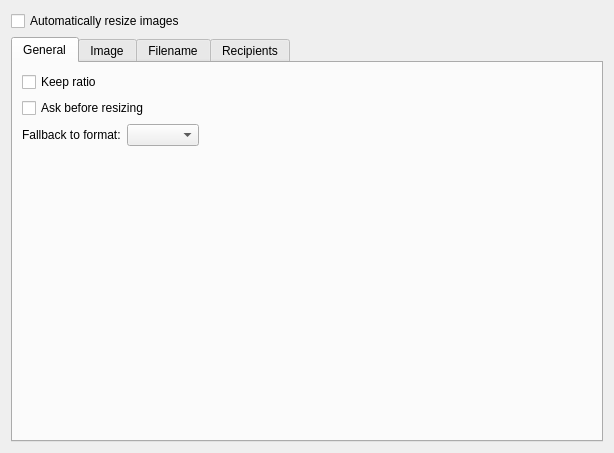
<?xml version="1.0" encoding="UTF-8"?>
<ui version="4.0">
 <class>ImageScalingWidget</class>
 <widget class="QWidget" name="ImageScalingWidget">
  <property name="geometry">
   <rect>
    <x>0</x>
    <y>0</y>
    <width>614</width>
    <height>453</height>
   </rect>
  </property>
  <layout class="QVBoxLayout" name="verticalLayout">
   <item>
    <widget class="QCheckBox" name="enabledAutoResize">
     <property name="text">
      <string>Automatically resize images</string>
     </property>
    </widget>
   </item>
   <item>
    <widget class="QTabWidget" name="tabWidget">
     <property name="currentIndex">
      <number>0</number>
     </property>
     <widget class="QWidget" name="tab">
      <attribute name="title">
       <string>General</string>
      </attribute>
      <layout class="QGridLayout" name="gridLayout_4">
       <item row="0" column="0">
        <widget class="QCheckBox" name="KeepImageRatio">
         <property name="text">
          <string>Keep ratio</string>
         </property>
        </widget>
       </item>
       <item row="1" column="0">
        <widget class="QCheckBox" name="AskBeforeResizing">
         <property name="text">
          <string>Ask before resizing</string>
         </property>
        </widget>
       </item>
       <item row="2" column="0">
        <layout class="QHBoxLayout" name="horizontalLayout">
         <item>
          <widget class="QLabel" name="label">
           <property name="text">
            <string>Fallback to format:</string>
           </property>
          </widget>
         </item>
         <item>
          <widget class="KComboBox" name="WriteToImageFormat"/>
         </item>
        </layout>
       </item>
       <item row="2" column="1">
        <spacer name="horizontalSpacer">
         <property name="orientation">
          <enum>Qt::Horizontal</enum>
         </property>
         <property name="sizeHint" stdset="0">
          <size>
           <width>350</width>
           <height>20</height>
          </size>
         </property>
        </spacer>
       </item>
       <item row="3" column="1">
        <spacer name="verticalSpacer">
         <property name="orientation">
          <enum>Qt::Vertical</enum>
         </property>
         <property name="sizeHint" stdset="0">
          <size>
           <width>20</width>
           <height>40</height>
          </size>
         </property>
        </spacer>
       </item>
      </layout>
     </widget>
     <widget class="QWidget" name="tab_2">
      <attribute name="title">
       <string>Image</string>
      </attribute>
      <layout class="QVBoxLayout" name="verticalLayout_2">
       <item>
        <widget class="QCheckBox" name="ReduceImageToMaximum">
         <property name="text">
          <string>Reduce image to maximum dimension:</string>
         </property>
        </widget>
       </item>
       <item>
        <layout class="QFormLayout" name="formLayout">
         <property name="fieldGrowthPolicy">
          <enum>QFormLayout::ExpandingFieldsGrow</enum>
         </property>
         <item row="0" column="0">
          <layout class="QVBoxLayout" name="verticalLayout_4">
           <item>
            <widget class="QLabel" name="label_2">
             <property name="text">
              <string>Maximum width:</string>
             </property>
            </widget>
           </item>
           <item>
            <widget class="QLabel" name="label_3">
             <property name="text">
              <string>Maximum height:</string>
             </property>
            </widget>
           </item>
          </layout>
         </item>
         <item row="0" column="1">
          <layout class="QGridLayout" name="gridLayout_2">
           <item row="0" column="0">
            <widget class="KComboBox" name="CBMaximumWidth"/>
           </item>
           <item row="2" column="0">
            <widget class="KComboBox" name="CBMaximumHeight"/>
           </item>
           <item row="0" column="1">
            <widget class="KIntSpinBox" name="customMaximumWidth">
             <property name="suffix">
              <string> px</string>
             </property>
             <property name="minimum">
              <number>1</number>
             </property>
             <property name="maximum">
              <number>999999</number>
             </property>
            </widget>
           </item>
           <item row="2" column="1">
            <widget class="KIntSpinBox" name="customMaximumHeight">
             <property name="suffix">
              <string> px</string>
             </property>
             <property name="minimum">
              <number>1</number>
             </property>
             <property name="maximum">
              <number>999999</number>
             </property>
            </widget>
           </item>
          </layout>
         </item>
        </layout>
       </item>
       <item>
        <widget class="QCheckBox" name="EnlargeImageToMinimum">
         <property name="text">
          <string>Enlarge image to minimum dimension</string>
         </property>
        </widget>
       </item>
       <item>
        <layout class="QFormLayout" name="formLayout_2">
         <item row="0" column="0">
          <layout class="QVBoxLayout" name="verticalLayout_5">
           <item>
            <widget class="QLabel" name="label_4">
             <property name="text">
              <string>Minimum width:</string>
             </property>
            </widget>
           </item>
           <item>
            <widget class="QLabel" name="label_5">
             <property name="text">
              <string>Minimum height:</string>
             </property>
            </widget>
           </item>
          </layout>
         </item>
         <item row="0" column="1">
          <layout class="QGridLayout" name="gridLayout_3">
           <item row="0" column="0">
            <widget class="KComboBox" name="CBMinimumWidth"/>
           </item>
           <item row="2" column="0">
            <widget class="KComboBox" name="CBMinimumHeight"/>
           </item>
           <item row="0" column="1">
            <widget class="KIntSpinBox" name="customMinimumWidth">
             <property name="suffix">
              <string> px</string>
             </property>
             <property name="minimum">
              <number>1</number>
             </property>
             <property name="maximum">
              <number>999999</number>
             </property>
            </widget>
           </item>
           <item row="2" column="1">
            <widget class="KIntSpinBox" name="customMinimumHeight">
             <property name="suffix">
              <string> px</string>
             </property>
             <property name="minimum">
              <number>1</number>
             </property>
             <property name="maximum">
              <number>999999</number>
             </property>
            </widget>
           </item>
          </layout>
         </item>
        </layout>
       </item>
       <item>
        <layout class="QHBoxLayout" name="horizontalLayout_2">
         <item>
          <widget class="QCheckBox" name="skipImageSizeLower">
           <property name="text">
            <string>Skip image whose size of the source file is lower than:</string>
           </property>
          </widget>
         </item>
         <item>
          <widget class="KIntSpinBox" name="imageSize">
           <property name="suffix">
            <string> KiB</string>
           </property>
           <property name="maximum">
            <number>99999</number>
           </property>
          </widget>
         </item>
        </layout>
       </item>
       <item>
        <spacer name="verticalSpacer_2">
         <property name="orientation">
          <enum>Qt::Vertical</enum>
         </property>
         <property name="sizeHint" stdset="0">
          <size>
           <width>20</width>
           <height>40</height>
          </size>
         </property>
        </spacer>
       </item>
      </layout>
     </widget>
     <widget class="QWidget" name="tab_3">
      <attribute name="title">
       <string>Filename</string>
      </attribute>
      <layout class="QVBoxLayout" name="verticalLayout_3">
       <item>
        <widget class="QGroupBox" name="filterSourceGroupBox">
         <property name="title">
          <string>Source filter</string>
         </property>
         <layout class="QVBoxLayout" name="verticalLayout_6">
          <item>
           <widget class="QRadioButton" name="notFilterFilename">
            <property name="text">
             <string>Do not filter (All files are included)</string>
            </property>
            <property name="checked">
             <bool>true</bool>
            </property>
           </widget>
          </item>
          <item>
           <widget class="QRadioButton" name="includeFilesWithPattern">
            <property name="text">
             <string>Include all files whose names contains one of the patterns</string>
            </property>
           </widget>
          </item>
          <item>
           <widget class="QRadioButton" name="excludeFilesWithPattern">
            <property name="text">
             <string>Exclude all files whose names contains one of the patterns</string>
            </property>
           </widget>
          </item>
          <item>
           <layout class="QHBoxLayout" name="horizontalLayout_3">
            <item>
             <widget class="QLabel" name="patternLabel">
              <property name="text">
               <string>Pattern:</string>
              </property>
             </widget>
            </item>
            <item>
             <widget class="KLineEdit" name="pattern">
              <property name="whatsThis">
               <string>This line allows to define several pattern. Separate them with ';'.</string>
              </property>
              <property name="clickMessage">
               <string>Specify patterns separate with ';'</string>
              </property>
              <property name="showClearButton" stdset="0">
               <bool>true</bool>
              </property>
             </widget>
            </item>
           </layout>
          </item>
         </layout>
        </widget>
       </item>
       <item>
        <widget class="QGroupBox" name="groupBox_2">
         <property name="title">
          <string>Image Format</string>
         </property>
         <layout class="QVBoxLayout" name="verticalLayout_9">
          <item>
           <widget class="QCheckBox" name="resizeImageWithFormats">
            <property name="text">
             <string>Resize all images with one of these formats</string>
            </property>
           </widget>
          </item>
          <item>
           <widget class="MessageComposer::ImageScalingSelectFormat" name="resizeImageWithFormatsType" native="true"/>
          </item>
         </layout>
        </widget>
       </item>
       <item>
        <widget class="QGroupBox" name="groupBox">
         <property name="title">
          <string>Resize filename</string>
         </property>
         <layout class="QGridLayout" name="gridLayout">
          <item row="3" column="0">
           <spacer name="verticalSpacer_3">
            <property name="orientation">
             <enum>Qt::Vertical</enum>
            </property>
            <property name="sizeHint" stdset="0">
             <size>
              <width>20</width>
              <height>40</height>
             </size>
            </property>
           </spacer>
          </item>
          <item row="1" column="0">
           <widget class="KLineEdit" name="renameResizedImagePattern">
            <property name="showClearButton" stdset="0">
             <bool>true</bool>
            </property>
           </widget>
          </item>
          <item row="0" column="0">
           <widget class="QCheckBox" name="renameResizedImage">
            <property name="text">
             <string>Rename resized images with following pattern:</string>
            </property>
           </widget>
          </item>
          <item row="1" column="1">
           <widget class="QLabel" name="help">
            <property name="text">
             <string/>
            </property>
           </widget>
          </item>
         </layout>
        </widget>
       </item>
      </layout>
     </widget>
     <widget class="QWidget" name="tab_4">
      <attribute name="title">
       <string>Recipients</string>
      </attribute>
      <layout class="QVBoxLayout" name="verticalLayout_8">
       <item>
        <widget class="QRadioButton" name="doNotFilterRecipients">
         <property name="text">
          <string>Do not filter (All recipients are allowed)</string>
         </property>
         <property name="checked">
          <bool>true</bool>
         </property>
        </widget>
       </item>
       <item>
        <widget class="QRadioButton" name="resizeEachEmails">
         <property name="text">
          <string>Resize if each emails address contains one of the pattern</string>
         </property>
        </widget>
       </item>
       <item>
        <widget class="QRadioButton" name="resizeOneEmails">
         <property name="text">
          <string>Resize if one emails address contains one of the pattern</string>
         </property>
        </widget>
       </item>
       <item>
        <widget class="KLineEdit" name="resizeEmailsPattern">
         <property name="clickMessage">
          <string>Specify patterns separate with ';'</string>
         </property>
         <property name="showClearButton" stdset="0">
          <bool>true</bool>
         </property>
        </widget>
       </item>
       <item>
        <widget class="QRadioButton" name="doNotResizeEachEmails">
         <property name="text">
          <string>Do not resize if each emails address contains one of the pattern</string>
         </property>
        </widget>
       </item>
       <item>
        <widget class="QRadioButton" name="doNotResizeOneEmails">
         <property name="text">
          <string>Do not resize if one emails address contains one of the pattern</string>
         </property>
        </widget>
       </item>
       <item>
        <widget class="KLineEdit" name="doNotResizePattern">
         <property name="clickMessage">
          <string>Specify patterns separate with ';'</string>
         </property>
         <property name="showClearButton" stdset="0">
          <bool>true</bool>
         </property>
        </widget>
       </item>
       <item>
        <spacer name="verticalSpacer_4">
         <property name="orientation">
          <enum>Qt::Vertical</enum>
         </property>
         <property name="sizeHint" stdset="0">
          <size>
           <width>20</width>
           <height>40</height>
          </size>
         </property>
        </spacer>
       </item>
      </layout>
     </widget>
    </widget>
   </item>
  </layout>
 </widget>
 <customwidgets>
  <customwidget>
   <class>KComboBox</class>
   <extends>QComboBox</extends>
   <header>kcombobox.h</header>
   <container>1</container>
  </customwidget>
  <customwidget>
   <class>KLineEdit</class>
   <extends>QLineEdit</extends>
   <header>klineedit.h</header>
   <container>1</container>
  </customwidget>
  <customwidget>
   <class>KIntSpinBox</class>
   <extends>QSpinBox</extends>
   <header>knuminput.h</header>
  </customwidget>
  <customwidget>
   <class>MessageComposer::ImageScalingSelectFormat</class>
   <extends>QWidget</extends>
   <header>imagescaling/imagescalingselectformat.h</header>
  </customwidget>
 </customwidgets>
 <resources/>
 <connections/>
</ui>
